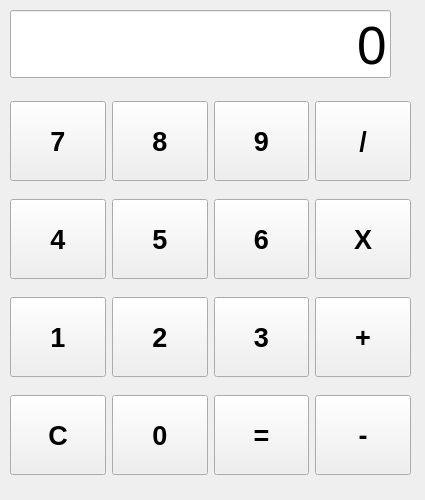
<?xml version="1.0" encoding="UTF-8"?>
<ui version="4.0">
 <class>Form</class>
 <widget class="QWidget" name="Form">
  <property name="geometry">
   <rect>
    <x>0</x>
    <y>0</y>
    <width>425</width>
    <height>500</height>
   </rect>
  </property>
  <property name="windowTitle">
   <string>Form</string>
  </property>
  <widget class="QWidget" name="verticalLayoutWidget">
   <property name="geometry">
    <rect>
     <x>10</x>
     <y>9</y>
     <width>381</width>
     <height>71</height>
    </rect>
   </property>
   <layout class="QVBoxLayout" name="verticalLayout">
    <item>
     <widget class="QLineEdit" name="le_view">
      <property name="font">
       <font>
        <pointsize>40</pointsize>
       </font>
      </property>
      <property name="text">
       <string>0</string>
      </property>
      <property name="alignment">
       <set>Qt::AlignBottom|Qt::AlignRight|Qt::AlignTrailing</set>
      </property>
     </widget>
    </item>
   </layout>
  </widget>
  <widget class="QWidget" name="gridLayoutWidget">
   <property name="geometry">
    <rect>
     <x>10</x>
     <y>89</y>
     <width>401</width>
     <height>401</height>
    </rect>
   </property>
   <layout class="QGridLayout" name="gridLayout">
    <item row="0" column="0">
     <widget class="QPushButton" name="btn_num7">
      <property name="minimumSize">
       <size>
        <width>0</width>
        <height>80</height>
       </size>
      </property>
      <property name="font">
       <font>
        <pointsize>20</pointsize>
        <weight>75</weight>
        <bold>true</bold>
       </font>
      </property>
      <property name="text">
       <string>7</string>
      </property>
      <property name="iconSize">
       <size>
        <width>16</width>
        <height>16</height>
       </size>
      </property>
     </widget>
    </item>
    <item row="1" column="0">
     <widget class="QPushButton" name="btn_num4">
      <property name="minimumSize">
       <size>
        <width>0</width>
        <height>80</height>
       </size>
      </property>
      <property name="font">
       <font>
        <pointsize>20</pointsize>
        <weight>75</weight>
        <bold>true</bold>
       </font>
      </property>
      <property name="text">
       <string>4</string>
      </property>
     </widget>
    </item>
    <item row="2" column="4">
     <widget class="QPushButton" name="btn_add">
      <property name="minimumSize">
       <size>
        <width>0</width>
        <height>80</height>
       </size>
      </property>
      <property name="font">
       <font>
        <pointsize>20</pointsize>
        <weight>75</weight>
        <bold>true</bold>
       </font>
      </property>
      <property name="text">
       <string>+</string>
      </property>
     </widget>
    </item>
    <item row="3" column="0">
     <widget class="QPushButton" name="btn_C">
      <property name="minimumSize">
       <size>
        <width>0</width>
        <height>80</height>
       </size>
      </property>
      <property name="font">
       <font>
        <pointsize>20</pointsize>
        <weight>75</weight>
        <bold>true</bold>
       </font>
      </property>
      <property name="text">
       <string>C</string>
      </property>
     </widget>
    </item>
    <item row="0" column="4">
     <widget class="QPushButton" name="btn_div">
      <property name="minimumSize">
       <size>
        <width>0</width>
        <height>80</height>
       </size>
      </property>
      <property name="font">
       <font>
        <pointsize>20</pointsize>
        <weight>75</weight>
        <bold>true</bold>
       </font>
      </property>
      <property name="text">
       <string>/</string>
      </property>
     </widget>
    </item>
    <item row="1" column="4">
     <widget class="QPushButton" name="btn_mul">
      <property name="minimumSize">
       <size>
        <width>0</width>
        <height>80</height>
       </size>
      </property>
      <property name="font">
       <font>
        <pointsize>20</pointsize>
        <weight>75</weight>
        <bold>true</bold>
       </font>
      </property>
      <property name="text">
       <string>X</string>
      </property>
     </widget>
    </item>
    <item row="1" column="1">
     <widget class="QPushButton" name="btn_num5">
      <property name="minimumSize">
       <size>
        <width>0</width>
        <height>80</height>
       </size>
      </property>
      <property name="font">
       <font>
        <pointsize>20</pointsize>
        <weight>75</weight>
        <bold>true</bold>
       </font>
      </property>
      <property name="text">
       <string>5</string>
      </property>
     </widget>
    </item>
    <item row="3" column="4">
     <widget class="QPushButton" name="btn_sub">
      <property name="minimumSize">
       <size>
        <width>0</width>
        <height>80</height>
       </size>
      </property>
      <property name="font">
       <font>
        <pointsize>20</pointsize>
        <weight>75</weight>
        <bold>true</bold>
       </font>
      </property>
      <property name="text">
       <string>-</string>
      </property>
     </widget>
    </item>
    <item row="0" column="1">
     <widget class="QPushButton" name="btn_num8">
      <property name="minimumSize">
       <size>
        <width>0</width>
        <height>80</height>
       </size>
      </property>
      <property name="font">
       <font>
        <pointsize>20</pointsize>
        <weight>75</weight>
        <bold>true</bold>
       </font>
      </property>
      <property name="text">
       <string>8</string>
      </property>
     </widget>
    </item>
    <item row="2" column="1">
     <widget class="QPushButton" name="btn_num2">
      <property name="minimumSize">
       <size>
        <width>0</width>
        <height>80</height>
       </size>
      </property>
      <property name="font">
       <font>
        <pointsize>20</pointsize>
        <weight>75</weight>
        <bold>true</bold>
       </font>
      </property>
      <property name="text">
       <string>2</string>
      </property>
     </widget>
    </item>
    <item row="2" column="0">
     <widget class="QPushButton" name="btn_num1">
      <property name="minimumSize">
       <size>
        <width>0</width>
        <height>80</height>
       </size>
      </property>
      <property name="font">
       <font>
        <pointsize>20</pointsize>
        <weight>75</weight>
        <bold>true</bold>
       </font>
      </property>
      <property name="text">
       <string>1</string>
      </property>
     </widget>
    </item>
    <item row="3" column="1">
     <widget class="QPushButton" name="btn_num0">
      <property name="minimumSize">
       <size>
        <width>0</width>
        <height>80</height>
       </size>
      </property>
      <property name="font">
       <font>
        <pointsize>20</pointsize>
        <weight>75</weight>
        <bold>true</bold>
       </font>
      </property>
      <property name="text">
       <string>0</string>
      </property>
     </widget>
    </item>
    <item row="0" column="3">
     <widget class="QPushButton" name="btn_num9">
      <property name="minimumSize">
       <size>
        <width>0</width>
        <height>80</height>
       </size>
      </property>
      <property name="font">
       <font>
        <pointsize>20</pointsize>
        <weight>75</weight>
        <bold>true</bold>
       </font>
      </property>
      <property name="text">
       <string>9</string>
      </property>
     </widget>
    </item>
    <item row="1" column="3">
     <widget class="QPushButton" name="btn_num6">
      <property name="minimumSize">
       <size>
        <width>0</width>
        <height>80</height>
       </size>
      </property>
      <property name="font">
       <font>
        <pointsize>20</pointsize>
        <weight>75</weight>
        <bold>true</bold>
       </font>
      </property>
      <property name="text">
       <string>6</string>
      </property>
     </widget>
    </item>
    <item row="2" column="3">
     <widget class="QPushButton" name="btn_num3">
      <property name="minimumSize">
       <size>
        <width>0</width>
        <height>80</height>
       </size>
      </property>
      <property name="font">
       <font>
        <pointsize>20</pointsize>
        <weight>75</weight>
        <bold>true</bold>
       </font>
      </property>
      <property name="text">
       <string>3</string>
      </property>
     </widget>
    </item>
    <item row="3" column="3">
     <widget class="QPushButton" name="btn_result">
      <property name="minimumSize">
       <size>
        <width>0</width>
        <height>80</height>
       </size>
      </property>
      <property name="font">
       <font>
        <pointsize>20</pointsize>
        <weight>75</weight>
        <bold>true</bold>
       </font>
      </property>
      <property name="text">
       <string>=</string>
      </property>
     </widget>
    </item>
   </layout>
  </widget>
 </widget>
 <resources/>
 <connections/>
</ui>
